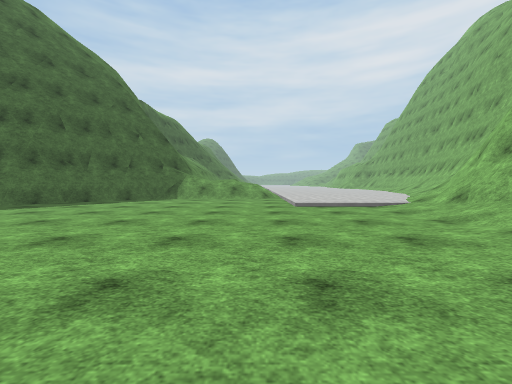
view 1 (above)

20 first-person views from a walk through a 3-D level made in the Unity game engine. The camera is 1.2 m above the floor, tilts 2° down and sees 90° across. The floor is counted in squares, 2 m on a side. Each view is taken from the middle of a square. On the plan, view 1 faces up. The plan holds only what a view shows up to about 9 squares ahead; the rest is blank. The place goes on beyond the plan. The player is left out. Surface patterns are stand-ins for the level's own textures.

view 2
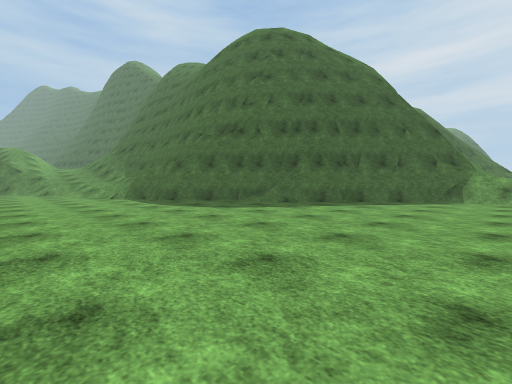

view 3
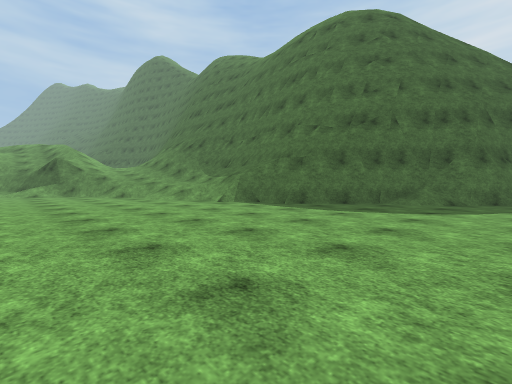

view 4
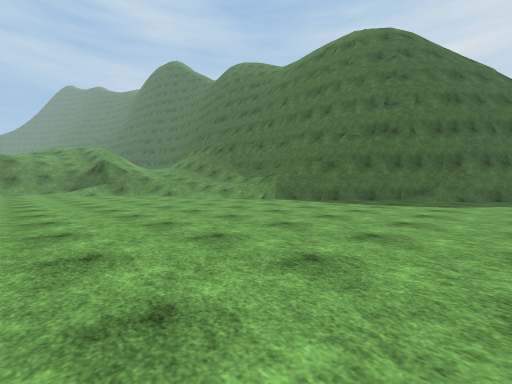

view 5
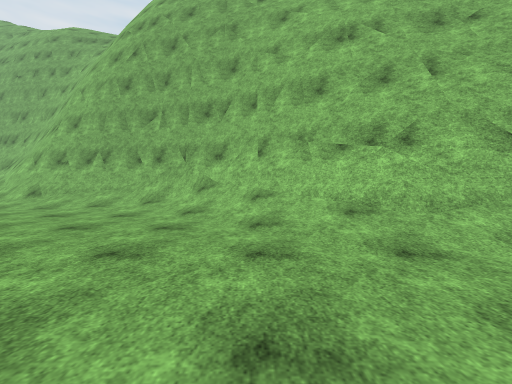

view 6
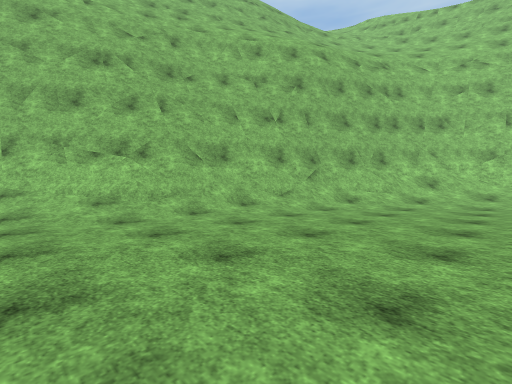

view 7
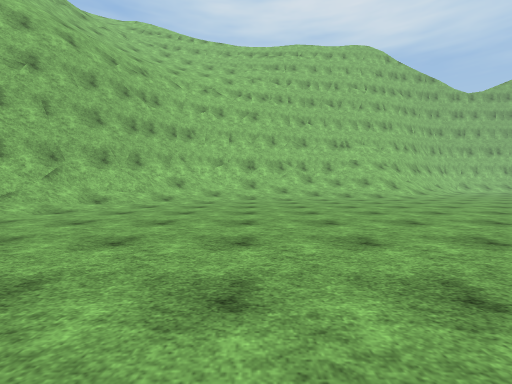

view 8
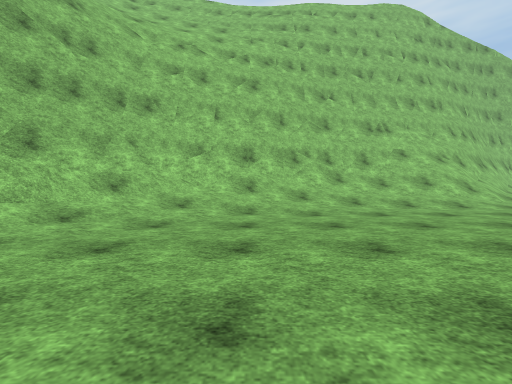

view 9
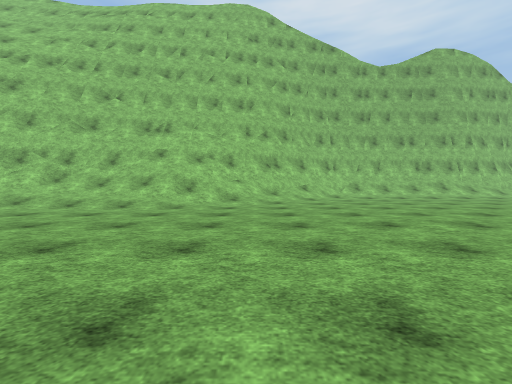

view 10
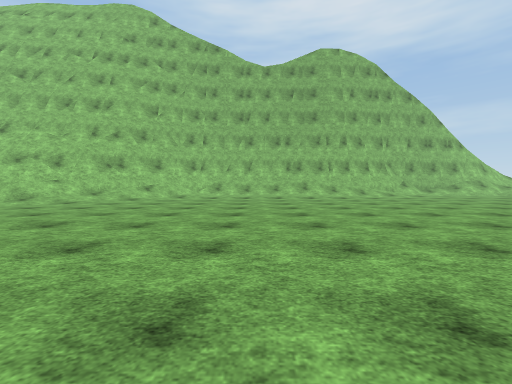

view 11
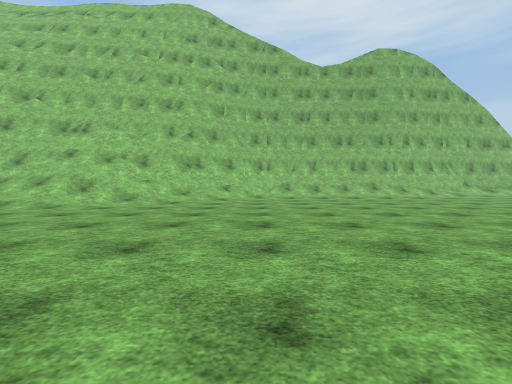

view 12
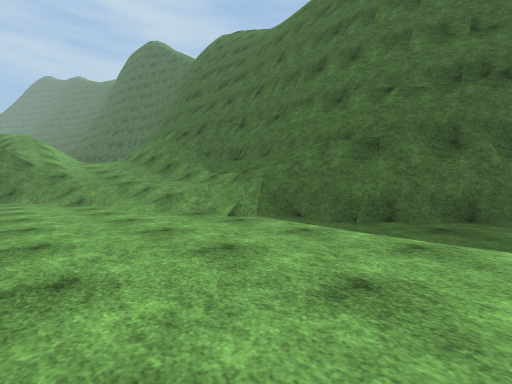

view 13
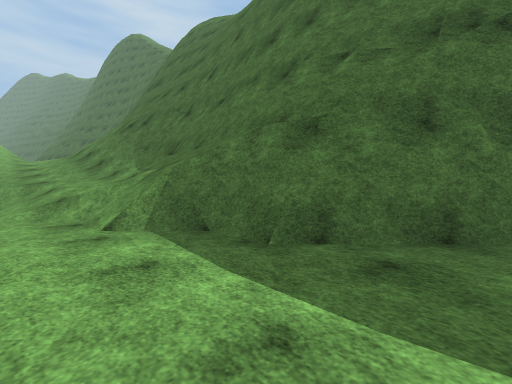

view 14
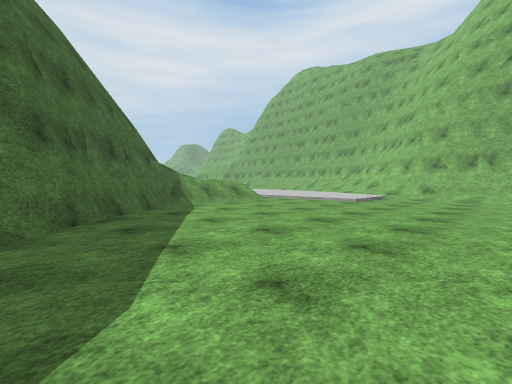

view 15
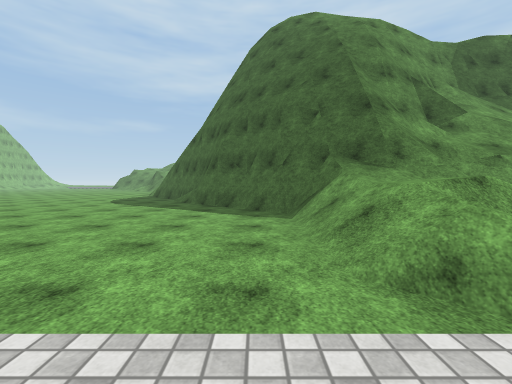

view 16
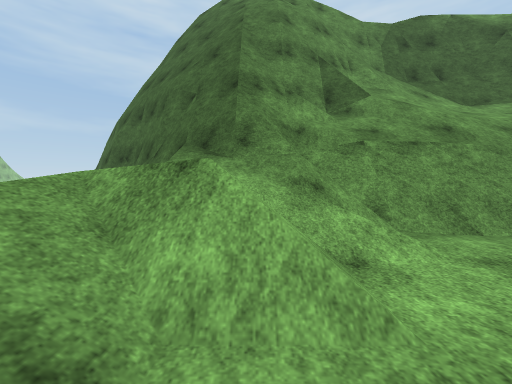

view 17
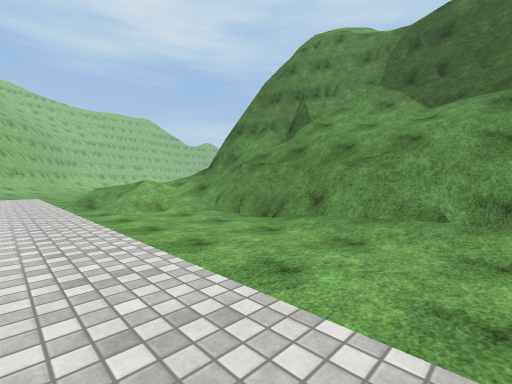

view 18
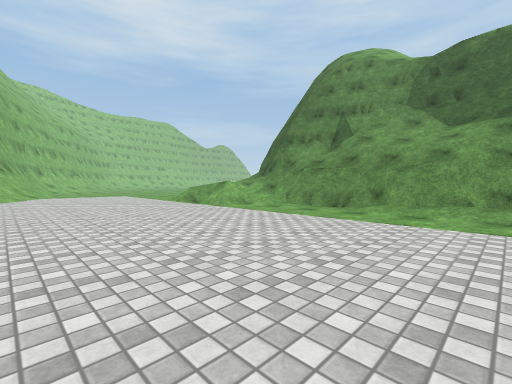

view 19
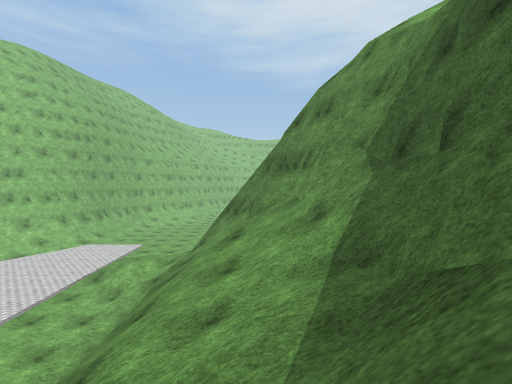

view 20
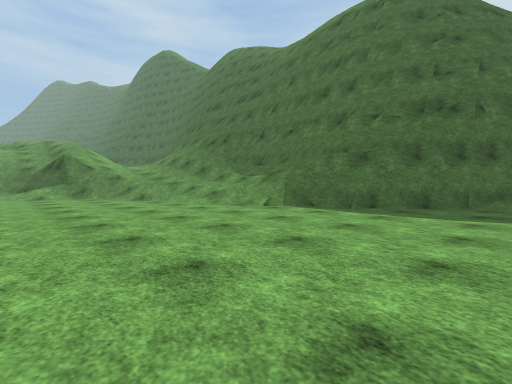

### Floor plan
Key: @ floor where view 1 was taken; # wall or solid block; . main floor; : floor 1.5 m higher than the main floor; + floor 2.5 m higher than the main floor; / step, stairs or slope; = window, fence, low wall or low ledge; v drop or lower ground.
Columns run from 27 left of view 1 to 6 right of it. Each row starts with its distance up from view 1.
 20                     v /
 19                     ##////.......
 18                     ##///=.......
 17                    /#/////.......
 16                    /#////=.......
 15                    /##///v.......
 14                    /###//#.......
 13                    //##///.......
 12                    //v##////.....
 11                    vvv##/://.....
 10                   vvv ##////.....
  9                  vv  ##..........
  8            vvvvvvv  ##..........//
  7              vv   ###.........../#
  6          ####  ####............/##
  5         =#########............./#
  4        ////////##..............##
  3       /////////................##
  2       +/////...................##
  1       ////.....................#
  0       #/...................@..##
 -1        /.....................##
 -2        .....................##  v
 -3          ...................##  v
 -4          ..................##   v
 -5        .  .  .   ..........##
 -6       ......... ..........##
 -7      .....................##
 -8     .....................=##
 -9    ...................../##
-10   ....................//##
-11  ..................///###
-12 ..............//////####
-13 .............////#####
-14 ...........//##=####

Positions as (right, up) in squares from view 1, and headings:
1: (0, 0), facing up
2: (-2, 0), facing up-left
3: (-6, -2), facing up-left
4: (-6, -4), facing up-left
5: (-3, -1), facing right
6: (-5, -1), facing down-right
7: (-6, -1), facing down
8: (-6, -5), facing down
9: (-14, -5), facing down
10: (-20, -5), facing down
11: (-17, -5), facing down
12: (-9, 0), facing up-left
13: (-9, 2), facing up-left
14: (-7, 3), facing up-right
15: (2, 9), facing left
16: (1, 12), facing left
17: (2, 19), facing down-left
18: (5, 19), facing down-left
19: (-5, 20), facing down
20: (-8, -2), facing up-left
